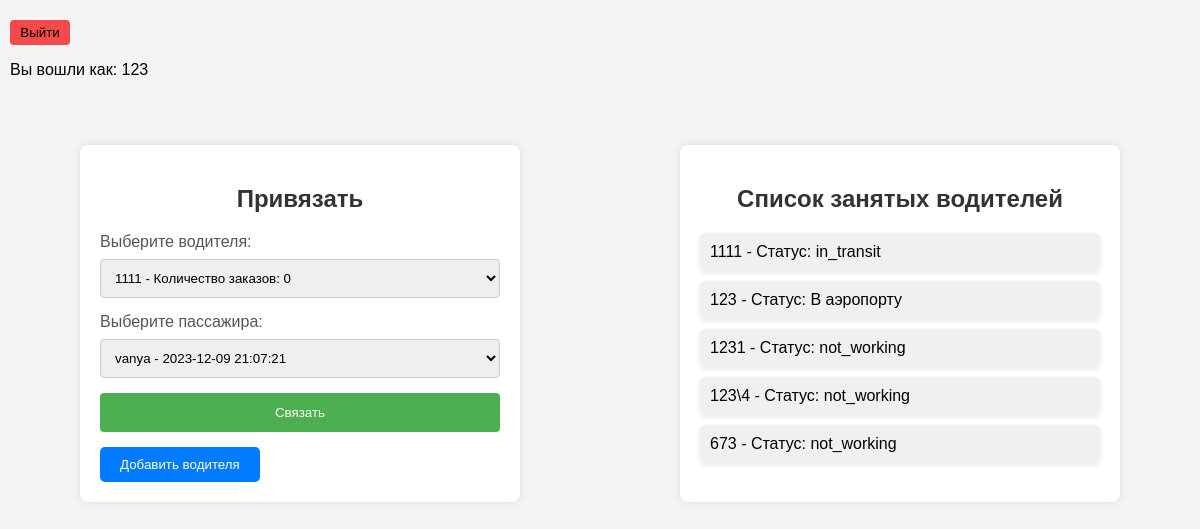
Screenshot of /link_passenger_driver/ (signed in) with the database file from the repository.
### customers/models.py (models this page shows, shortened)
class Driver(models.Model):
    car_number = models.CharField(max_length=20, unique=True)
    password = models.CharField(max_length=50)
    status = models.CharField(max_length=20, choices=[
        ('not_working', 'Не работает'),
        ('in_transit', 'В пути'),
        ('at_airport', 'В аэропорту'),
        ('picked_up', 'Забрал клиента')
    ], default='not_working')

### customers/views.py (the view, shortened to what this page needs)
# urls.py: path('link_passenger_driver/', views.link_passenger_driver, name='link_passenger_driver')
def link_passenger_driver(request):
    passengers = Passenger.objects.filter(assigned_driver=None)
    drivers = Driver.objects.annotate(num_orders=Count('passenger__id'))
    return render(request, 'main/link_passenger_driver.html', {'passengers': passengers, 'drivers': drivers})

### customers/templates/main/link_passenger_driver.html (shortened to what this page needs)
{% load static %}
<!DOCTYPE html>
<html lang="en">
<head>
  <link rel="stylesheet" href="{% static 'main/css/main.css' %}">
</head>
<body>
  {% if user.is_authenticated %}
  <form method="post" action="{% url 'logout' %}">
    <button class="exit" type="submit">Выйти</button>
  </form>
  <p>Вы вошли как: {{ user.username }}</p>
  <div class="wrapper">
    <div class="container">
      <h2>Привязать</h2>
      <form method="post" action="{% url 'link_passenger_driver' %}">
        <label for="driver_id">Выберите водителя:</label>
        <select name="driver_id">
          {% for driver in drivers %}
          <option value="{{ driver.id }}">{{ driver.car_number }} - Количество заказов: {{ driver.num_orders }}</option>
          {% endfor %}
        </select>
        <label for="passenger_id">Выберите пассажира:</label>
        <select name="passenger_id">
          {% for passenger in passengers %}
          <option value="{{ passenger.id }}">{{ passenger.name }} - {{ passenger.arrival_time }}</option>
          {% endfor %}
        </select>
        <button class="accept" type="submit">Связать</button>
      </form>
      <div>
        <button class="navlink"><a class="nav" href="{% url 'main' %}">Добавить водителя</a></button>
      </div>
    </div>
    <div class="container2">
      <h2>Список занятых водителей</h2>
      <ul>
        {% for driver in drivers %}
        <li>{{ driver.car_number }} - Статус: {{ driver.status }}</li>
        {% endfor %}
      </ul>
    </div>
  </div>
  {% endif %}
</body>
</html>

### customers/static/main/css/main.css (style rules this page uses)
body { font-family: 'Arial', sans-serif; background-color: #f4f4f4; margin: 0; padding: 0; }
form { display: flex; flex-direction: column; }
.exit { background-color: #f54a4a; border-radius: 4px; border: none; margin-top: 20px; width: 60px; height: 25px; margin-left: 10px; cursor: pointer; }
label { margin-bottom: 8px; color: #555; }
select { padding: 10px; margin-bottom: 15px; border: 1px solid #ccc; border-radius: 4px; }
.accept { padding: 12px; background-color: #4CAF50; color: white; border: none; border-radius: 4px; cursor: pointer; }
h2 { color: #333; text-align: center; }
.container { width: 400px; margin: 50px auto; background-color: #fff; padding: 20px; border-radius: 8px; box-shadow: 0 0 10px rgba(0, 0, 0, 0.1); }
p { margin-left: 10px; }
.navlink { background-color: #007bff; border: none; padding: 10px 20px; cursor: pointer; border-radius: 5px; margin-top: 15px; }
a.nav { color: #fff; text-decoration: none; display: inline-block; width: 100%; height: 100%; }
.wrapper { display: grid; grid-template-columns: 1fr 1fr; }
.container2 { width: 400px; margin: 50px auto; background-color: #fff; padding: 20px; border-radius: 8px; box-shadow: 0 0 10px rgba(0, 0, 0, 0.1); }
ul { list-style: none; padding: 0; }
li { background-color: #f0f0f0; margin-bottom: 10px; padding: 10px; border-radius: 5px; box-shadow: 0 2px 4px rgba(0, 0, 0, 0.1); }

### rows the page displays
Driver: car_number "1111", status "in_transit"
Driver: car_number "123", status "В аэропорту"
Driver: car_number "1231", status "not_working"
Driver: car_number "123\\4", status "not_working"
Driver: car_number "673", status "not_working"

### other values shown
{{ user.username }} "123"
form field driver_id "1111 - Количество заказов: 0"
form field passenger_id "vanya - 2023-12-09 21:07:21"
